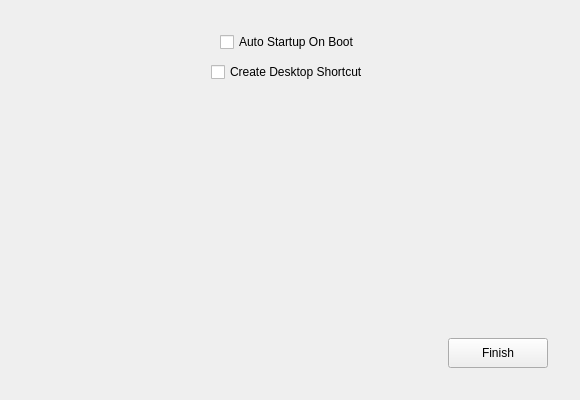
<?xml version="1.0" encoding="UTF-8"?>
<ui version="4.0">
 <class>QWidgetSetup</class>
 <widget class="QWidget" name="QWidgetSetup">
  <property name="geometry">
   <rect>
    <x>0</x>
    <y>0</y>
    <width>580</width>
    <height>400</height>
   </rect>
  </property>
  <property name="minimumSize">
   <size>
    <width>580</width>
    <height>400</height>
   </size>
  </property>
  <property name="maximumSize">
   <size>
    <width>580</width>
    <height>400</height>
   </size>
  </property>
  <property name="windowTitle">
   <string>Form</string>
  </property>
  <layout class="QVBoxLayout" name="verticalLayout">
   <property name="spacing">
    <number>0</number>
   </property>
   <property name="leftMargin">
    <number>0</number>
   </property>
   <property name="topMargin">
    <number>0</number>
   </property>
   <property name="rightMargin">
    <number>0</number>
   </property>
   <property name="bottomMargin">
    <number>0</number>
   </property>
   <item>
    <widget class="QStackedWidget" name="SetupStacked">
     <property name="currentIndex">
      <number>2</number>
     </property>
     <widget class="QWidget" name="SetupSelectInstallDir">
      <layout class="QVBoxLayout" name="verticalLayout_3">
       <property name="spacing">
        <number>0</number>
       </property>
       <property name="leftMargin">
        <number>32</number>
       </property>
       <property name="topMargin">
        <number>32</number>
       </property>
       <property name="rightMargin">
        <number>32</number>
       </property>
       <property name="bottomMargin">
        <number>32</number>
       </property>
       <item>
        <layout class="QVBoxLayout" name="verticalLayout_2">
         <property name="spacing">
          <number>0</number>
         </property>
         <property name="topMargin">
          <number>32</number>
         </property>
         <item>
          <widget class="QGroupBox" name="InstallationGroupBox">
           <property name="title">
            <string>Installation directory</string>
           </property>
           <layout class="QHBoxLayout" name="horizontalLayout_2">
            <item>
             <layout class="QHBoxLayout" name="horizontalLayout">
              <item>
               <widget class="QLineEdit" name="SelectInstallDirEdit"/>
              </item>
              <item>
               <widget class="QPushButton" name="SelectInstallDirButton">
                <property name="text">
                 <string>Visit</string>
                </property>
               </widget>
              </item>
             </layout>
            </item>
           </layout>
          </widget>
         </item>
         <item>
          <spacer name="verticalSpacer">
           <property name="orientation">
            <enum>Qt::Vertical</enum>
           </property>
           <property name="sizeHint" stdset="0">
            <size>
             <width>20</width>
             <height>40</height>
            </size>
           </property>
          </spacer>
         </item>
         <item>
          <layout class="QHBoxLayout" name="horizontalLayout_3">
           <item>
            <spacer name="horizontalSpacer">
             <property name="orientation">
              <enum>Qt::Horizontal</enum>
             </property>
             <property name="sizeHint" stdset="0">
              <size>
               <width>40</width>
               <height>20</height>
              </size>
             </property>
            </spacer>
           </item>
           <item>
            <widget class="QPushButton" name="StartInstallButton">
             <property name="text">
              <string>Start Install</string>
             </property>
            </widget>
           </item>
          </layout>
         </item>
        </layout>
       </item>
      </layout>
     </widget>
     <widget class="QWidget" name="SetupStartInstall">
      <layout class="QVBoxLayout" name="verticalLayout_4">
       <property name="spacing">
        <number>10</number>
       </property>
       <property name="leftMargin">
        <number>32</number>
       </property>
       <property name="topMargin">
        <number>32</number>
       </property>
       <property name="rightMargin">
        <number>32</number>
       </property>
       <property name="bottomMargin">
        <number>32</number>
       </property>
       <item>
        <widget class="QProgressBar" name="ProgressBarInstall">
         <property name="value">
          <number>24</number>
         </property>
        </widget>
       </item>
       <item>
        <widget class="QListWidget" name="listWidgetInstallDetails"/>
       </item>
       <item>
        <layout class="QHBoxLayout" name="horizontalLayout_4">
         <item>
          <spacer name="horizontalSpacer_2">
           <property name="orientation">
            <enum>Qt::Horizontal</enum>
           </property>
           <property name="sizeHint" stdset="0">
            <size>
             <width>40</width>
             <height>20</height>
            </size>
           </property>
          </spacer>
         </item>
         <item>
          <widget class="QPushButton" name="ToFinishedButton">
           <property name="sizePolicy">
            <sizepolicy hsizetype="Fixed" vsizetype="Fixed">
             <horstretch>0</horstretch>
             <verstretch>0</verstretch>
            </sizepolicy>
           </property>
           <property name="minimumSize">
            <size>
             <width>100</width>
             <height>30</height>
            </size>
           </property>
           <property name="maximumSize">
            <size>
             <width>100</width>
             <height>30</height>
            </size>
           </property>
           <property name="cursor">
            <cursorShape>PointingHandCursor</cursorShape>
           </property>
           <property name="text">
            <string>Next</string>
           </property>
          </widget>
         </item>
        </layout>
       </item>
      </layout>
     </widget>
     <widget class="QWidget" name="SetupFinished">
      <layout class="QVBoxLayout" name="verticalLayout_6">
       <property name="spacing">
        <number>10</number>
       </property>
       <property name="leftMargin">
        <number>32</number>
       </property>
       <property name="topMargin">
        <number>32</number>
       </property>
       <property name="rightMargin">
        <number>32</number>
       </property>
       <property name="bottomMargin">
        <number>32</number>
       </property>
       <item>
        <layout class="QVBoxLayout" name="verticalLayout_5">
         <item>
          <layout class="QHBoxLayout" name="horizontalLayout_5">
           <item>
            <spacer name="horizontalSpacer_3">
             <property name="orientation">
              <enum>Qt::Horizontal</enum>
             </property>
             <property name="sizeHint" stdset="0">
              <size>
               <width>40</width>
               <height>20</height>
              </size>
             </property>
            </spacer>
           </item>
           <item>
            <widget class="QCheckBox" name="checkBoxAutoStartupOnBoot">
             <property name="text">
              <string>Auto Startup On Boot</string>
             </property>
            </widget>
           </item>
           <item>
            <spacer name="horizontalSpacer_4">
             <property name="orientation">
              <enum>Qt::Horizontal</enum>
             </property>
             <property name="sizeHint" stdset="0">
              <size>
               <width>40</width>
               <height>20</height>
              </size>
             </property>
            </spacer>
           </item>
          </layout>
         </item>
         <item>
          <layout class="QHBoxLayout" name="horizontalLayout_6">
           <item>
            <spacer name="horizontalSpacer_5">
             <property name="orientation">
              <enum>Qt::Horizontal</enum>
             </property>
             <property name="sizeHint" stdset="0">
              <size>
               <width>40</width>
               <height>20</height>
              </size>
             </property>
            </spacer>
           </item>
           <item>
            <widget class="QCheckBox" name="checkBoxDesktopShortcut">
             <property name="text">
              <string>Create Desktop Shortcut</string>
             </property>
            </widget>
           </item>
           <item>
            <spacer name="horizontalSpacer_6">
             <property name="orientation">
              <enum>Qt::Horizontal</enum>
             </property>
             <property name="sizeHint" stdset="0">
              <size>
               <width>40</width>
               <height>20</height>
              </size>
             </property>
            </spacer>
           </item>
          </layout>
         </item>
        </layout>
       </item>
       <item>
        <spacer name="verticalSpacer_2">
         <property name="orientation">
          <enum>Qt::Vertical</enum>
         </property>
         <property name="sizeHint" stdset="0">
          <size>
           <width>20</width>
           <height>230</height>
          </size>
         </property>
        </spacer>
       </item>
       <item>
        <layout class="QHBoxLayout" name="horizontalLayout_7">
         <item>
          <spacer name="horizontalSpacer_7">
           <property name="orientation">
            <enum>Qt::Horizontal</enum>
           </property>
           <property name="sizeHint" stdset="0">
            <size>
             <width>40</width>
             <height>20</height>
            </size>
           </property>
          </spacer>
         </item>
         <item>
          <widget class="QPushButton" name="pushButtonFinish">
           <property name="sizePolicy">
            <sizepolicy hsizetype="Fixed" vsizetype="Fixed">
             <horstretch>0</horstretch>
             <verstretch>0</verstretch>
            </sizepolicy>
           </property>
           <property name="minimumSize">
            <size>
             <width>100</width>
             <height>30</height>
            </size>
           </property>
           <property name="maximumSize">
            <size>
             <width>100</width>
             <height>30</height>
            </size>
           </property>
           <property name="cursor">
            <cursorShape>PointingHandCursor</cursorShape>
           </property>
           <property name="text">
            <string>Finish</string>
           </property>
          </widget>
         </item>
        </layout>
       </item>
      </layout>
     </widget>
    </widget>
   </item>
  </layout>
 </widget>
 <resources/>
 <connections/>
</ui>
